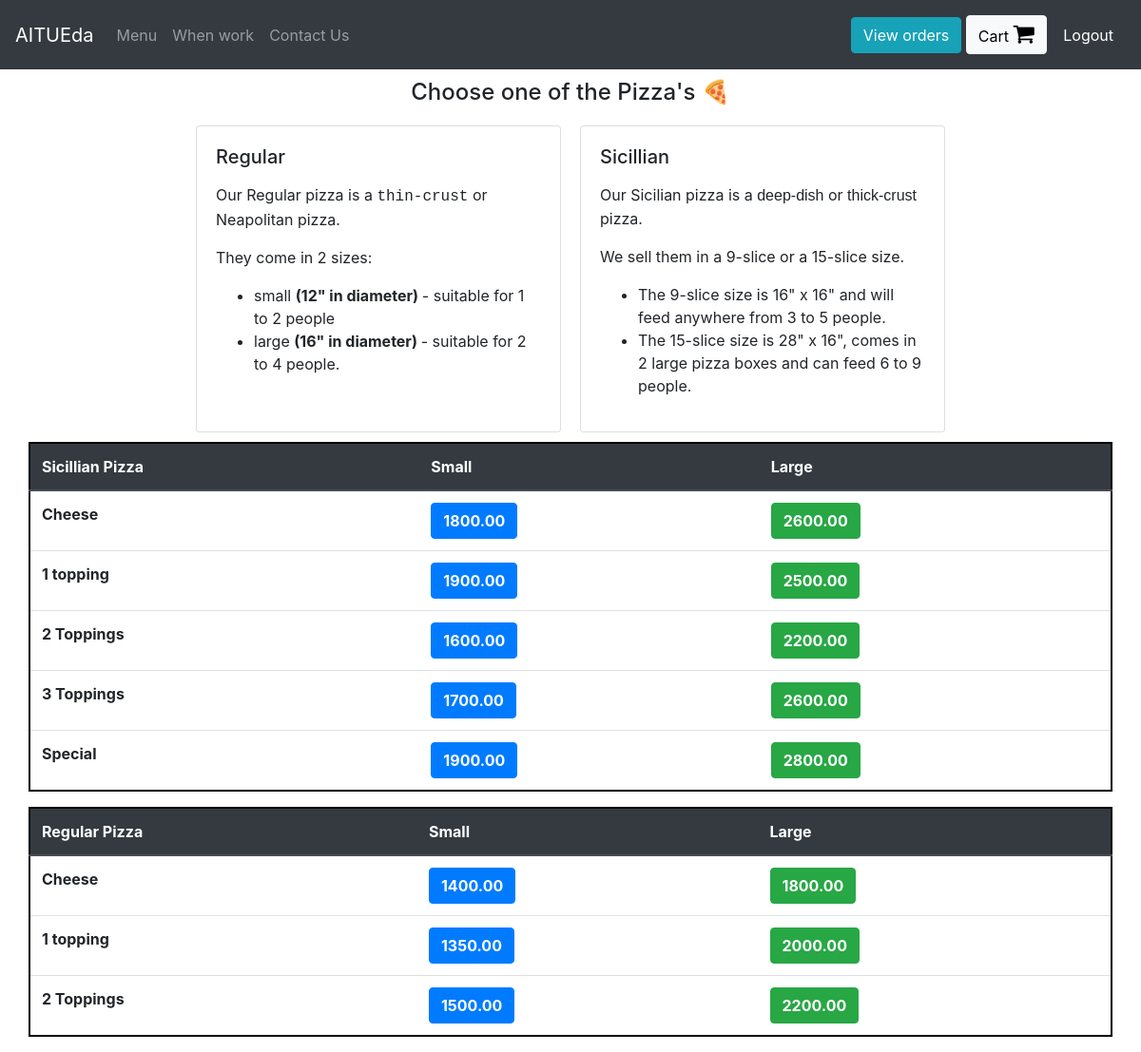
The page /Pizza (signed in) on the database its author committed.
### orders/models.py (models this page shows, shortened)
class RegularPizza(models.Model):
    pizza_choice = models.CharField(max_length=200)
    small_price = models.DecimalField(max_digits=6, decimal_places=2)
    large_price = models.DecimalField(max_digits=6, decimal_places=2)
    category_description = models.TextField()  # make this the wysiwyg text field

class SicilianPizza(models.Model):
    pizza_choice = models.CharField(max_length=200)
    small_price = models.DecimalField(max_digits=6, decimal_places=2)
    large_price = models.DecimalField(max_digits=6, decimal_places=2)
    category_description = models.TextField()  # make this the wysiwyg text field

### orders/views.py (the view)
# urls.py: path("Pizza", views.pizza, name="pizza"),
def pizza(request):
    if request.user.is_authenticated:
        return render(request, "orders/pizza.html",
                      context={"regular_pizza": RegularPizza.objects.all, "sicillian_pizza": SicilianPizza.objects.all,
                               "toppings": Toppings.objects.all, "number_of_toppings": [1, 2, 3]})
    else:
        return redirect("orders:login")

### orders/models.py (called while the page is built)
    def __str__(self):
        return f"{self.topping_name}"

### orders/templates/orders/pizza.html (shortened to what this page needs)
{% extends 'orders/header.html' %}
{% block content %}
    <div class="container">
      <h4 style="margin:10px; text-align:center;"> Choose one of the Pizza's &#x1f355 </h4>
      <div class="row justify-content-center">
            <div class="card" id="regular_pizza_card" style="width: 24rem; margin:10px;">
              <div class="card-body">
                <h5 class="card-title" >Regular </h5>
                {% for pizza in regular_pizza %}
                  {% if pizza.category_description != "default" %}
                    <p class="card-text">{{ pizza.category_description | safe}}</p>
                  {% endif %}
                {% endfor %}
              </div>
            </div>
            <div class="card" id="sicillian_pizza_card" style="width: 24rem; margin:10px;">
              <div class="card-body">
                <h5 class="card-title">Sicillian </h5>
                {% for pizza in sicillian_pizza %}
                  {% if pizza.category_description != "default" %}
                    <p class="card-text">{{ pizza.category_description | safe }}</p>
                  {% endif %}
                {% endfor %}
              </div>
            </div>
      </div>
      <div class="row" >
        <table class="table" id="sicillian_pizza_table" style="border: 2px solid black">
          <thead class="thead-dark">
            <tr>
              <th scope="col">Sicillian Pizza</th>
              <th scope="col">Small</th>
              <th scope="col">Large</th>
            </tr>
          </thead>
          <tbody>
            {% for pizza in sicillian_pizza %}
              <tr>
                <th>{{pizza.pizza_choice}}</th>
                {% if forloop.counter0 in number_of_toppings %}
                  <td><button type="button" class="btn btn-primary add_to_cart"  onclick="pizza_toppings({{forloop.counter0}}, 'Small Sicillian', {{pizza.small_price}})"><strong>{{pizza.small_price}}</strong></button></td>
                  <td><button type="button" class="btn btn-success add_to_cart"  onclick="pizza_toppings({{forloop.counter0}}, 'Large Sicillian', {{pizza.large_price}})"><strong>{{pizza.large_price}}</strong></button></td>
                {% else %}
                  <td><button type="button" class="btn btn-primary add_to_cart"  onclick="add_to_cart({item_description: 'Small Sicillian Pizza - {{pizza.pizza_choice}}' , price: {{pizza.small_price}} })"><strong>{{pizza.small_price}}</strong></button></td>
                  <td><button type="button" class="btn btn-success add_to_cart"  onclick="add_to_cart({item_description: 'Large Sicillian Pizza - {{pizza.pizza_choice}}' , price: {{pizza.large_price}} })"><strong>{{pizza.large_price}}</strong></button></td>
                {% endif %}
              </tr>
            {% endfor %}
          </tbody>
        </table>
        <table class="table" id="regular_pizza_table" style="border: 2px solid black">
          <thead class="thead-dark">
            <tr>
              <th scope="col">Regular Pizza</th>
              <th scope="col">Small</th>
              <th scope="col">Large</th>
            </tr>
          </thead>
          <tbody>
            {% for pizza in regular_pizza %}
              <tr>
                <th>{{pizza.pizza_choice}}</th>
                {% if forloop.counter0 in number_of_toppings %}
                  <td><button type="button" class="btn btn-primary add_to_cart"  onclick="pizza_toppings({{forloop.counter0}}, 'Small Regular', {{pizza.small_price}})"><strong>{{pizza.small_price}}</strong></button></td>
                  <td><button type="button" class="btn btn-success add_to_cart"  onclick="pizza_toppings({{forloop.counter0}}, 'Large Regular', {{pizza.large_price}})"><strong>{{pizza.large_price}}</strong></button></td>
                {% else %}
                  <td><button type="button" class="btn btn-primary add_to_cart"  onclick="add_to_cart({item_description: 'Small Regular Pizza - {{pizza.pizza_choice}}' , price: {{pizza.small_price}} })"><strong>{{pizza.small_price}}</strong></button></td>
                  <td><button type="button" class="btn btn-success add_to_cart"  onclick="add_to_cart({item_description: 'Large Regular Pizza - {{pizza.pizza_choice}}' , price: {{pizza.large_price}} })"><strong>{{pizza.large_price}}</strong></button></td>
                {% endif %}
              </tr>
            {% endfor %}
          </tbody>
        </table>
      </div>
    </div>
{% endblock %}

### rows shown on the page
RegularPizza: category_description "Our Regular pizza is a thin-crust or Neapolitan pizza. They come in 2 sizes: small (12\" in diameter) - suitable for 1 to 2 people large (16\" in diameter) - suitable for 2 to 4 people.", pizza_choice "Cheese", small_price "1400.00", large_price "1800.00"
SicilianPizza: category_description "Our Sicilian pizza is a deep-dish or thick-crust pizza. We sell them in a 9-slice or a 15-slice size. The 9-slice size is 16\" x 16\" and will feed anywhere from 3 to 5 people. The 15-slice size is 28\" x 16\", comes in 2 large pizza boxes and can feed 6 to 9 people.", pizza_choice "Cheese", small_price "1800.00", large_price "2600.00"
SicilianPizza: pizza_choice "1 topping", small_price "1900.00", large_price "2500.00"
SicilianPizza: pizza_choice "2 Toppings", small_price "1600.00", large_price "2200.00"
SicilianPizza: pizza_choice "3 Toppings", small_price "1700.00", large_price "2600.00"
SicilianPizza: pizza_choice "Special", small_price "1900.00", large_price "2800.00"
RegularPizza: pizza_choice "1 topping", small_price "1350.00", large_price "2000.00"
RegularPizza: pizza_choice "2 Toppings", small_price "1500.00", large_price "2200.00"
